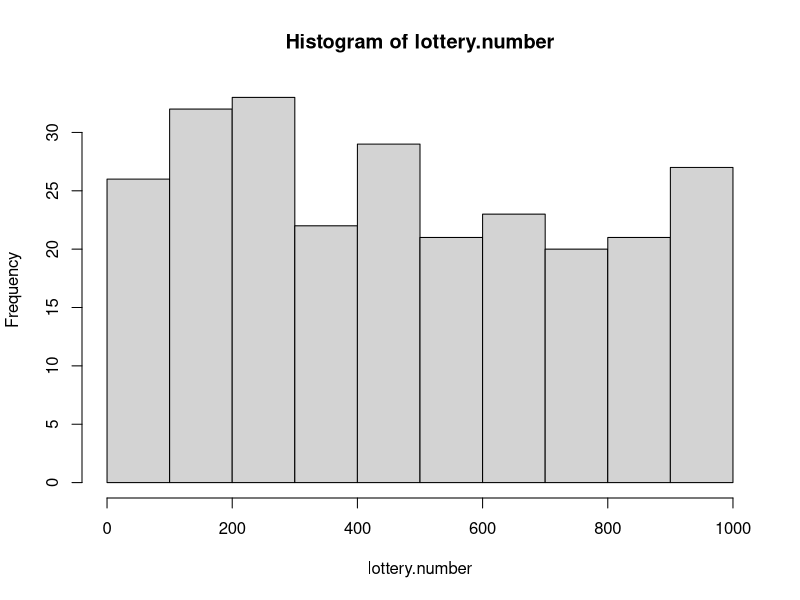
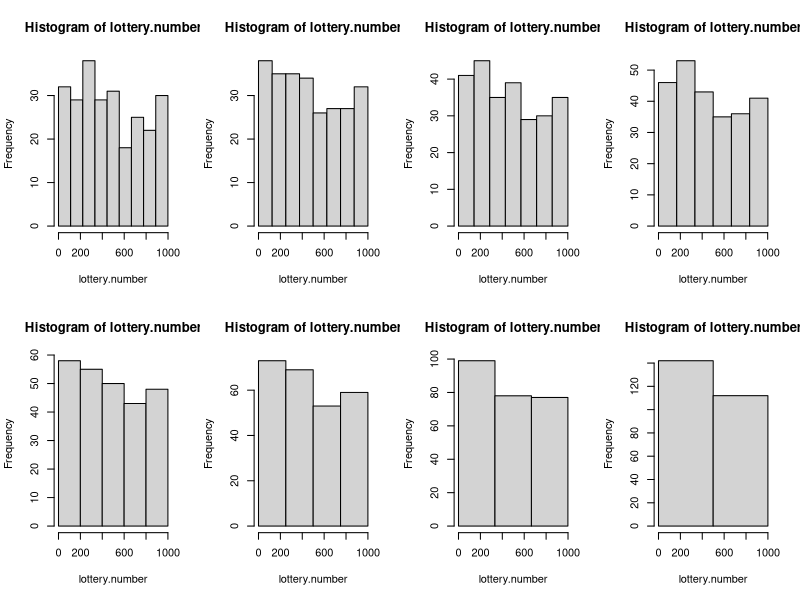

Generate these figures, in order, with R:
## ---- chunk 1
options(digits=3)
n.matching<-c(0,1,2,4)
o.matching<-c(22,12,15,1)
p.matching<-c(9,8,6,1)/24
matching<-data.frame(n.matching, o.matching, p.matching)
matching
## ---- chunk 2
mean.matching<-sum(n.matching*o.matching/sum(o.matching))
mean.matching
## ---- chunk 3
chisq.test.matching<-chisq.test(x=o.matching,p=p.matching)
chisq.test.matching
chisq.test.matching$statistic
chisq.test.matching$parameter
chisq.test.matching$p.value
chisq.test.matching$method
chisq.test.matching$data.name
chisq.test.matching$observed
chisq.test.matching$expected
chisq.test.matching$residuals
chisq.test.matching$stdres
## ---- chunk 4
sum(o.matching)
e.matching<-50*p.matching
e.matching
(o.matching-e.matching)**2/e.matching
sum((o.matching-e.matching)**2/e.matching)
chisq.matching<-sum((o.matching-e.matching)**2/e.matching)
chisq.matching
p.value<-1-pchisq(chisq.matching, df=3)
p.value
## ---- chunk 5
matching<-data.frame(n.matching=n.matching, o.matching=o.matching, p.matching=p.matching)
matching
str(matching)
matching.2<-matching
matching.2
matching.2[5,]<-matching.2[3,]+matching.2[4,]
matching.2
matching.2<-matching.2[-(3:4),]
matching.2
matching.2$n.matching<-factor(matching.2$n.matching, levels=c(0,1,6),labels=c("0","1","2 or 4"))
chisq.test(x=matching.2$o.matching,p=matching.2$p.matching)
## ---- chunk 6
chisq.matching.B<-chisq.test(x=o.matching, p=p.matching, simulate.p.value=T, B=2000)
chisq.matching.B
## ---- chunk 7
lottery<-read.table("lottery.txt",header=TRUE)
head(lottery)
attach(lottery)
## ---- chunk 8
summary(lottery.number)
sd(lottery.number)
## ---- chunk 9
lottery.t.test<-t.test(lottery.number, mu=499.5)
lottery.t.test$statistic
lottery.t.test$method
## ---- chunk 10
mean.number<-mean(lottery$lottery.number)
sd.number<-sd(lottery$lottery.number)
lottery.t<-(mean.number-499.5)/(sd.number/sqrt(254))
lottery.t
pt(lottery.t, df=253)*2
pnorm(lottery.t)*2

## ---- chunk 11
h10<-hist(lottery.number)
## ---- chunk 12
h10$counts
## ---- chunk 13
chisq.test(h10$counts)
chisq.test(h10$counts)$expected
## ---- chunk 14
opar<-par(no.readonly=TRUE)
par(mfrow=c(2,4))
h9<-hist(lottery.number, breaks=seq(0,999, by=111))
h8<-hist(lottery.number, breaks=seq(0,1000, by=125))
h7<-hist(lottery.number, breaks=seq(0,1001, by=143))
h6<-hist(lottery.number, breaks=seq(0,1002, by=167))
h5<-hist(lottery.number, breaks=seq(0,1000, by=200))
h4<-hist(lottery.number, breaks=seq(0,1000, by=250))
h3<-hist(lottery.number, breaks=seq(0,999, by=333))
h2<-hist(lottery.number, breaks=seq(0,1000, by=500))
## ---- chunk 15
lapply(list(h9$counts, h8$counts, h7$counts, h6$counts, h5$counts, h4$counts, h3$counts, h2$counts), chisq.test)
## ---- chunk 16
lapply(list(h9=h9$counts, h8=h8$counts, h7=h7$counts, h6=h6$counts, h5=h5$counts, h4=h4$counts, h3=h3$counts, h2=h2$counts), chisq.test)
## ---- chunk 17
detach()
